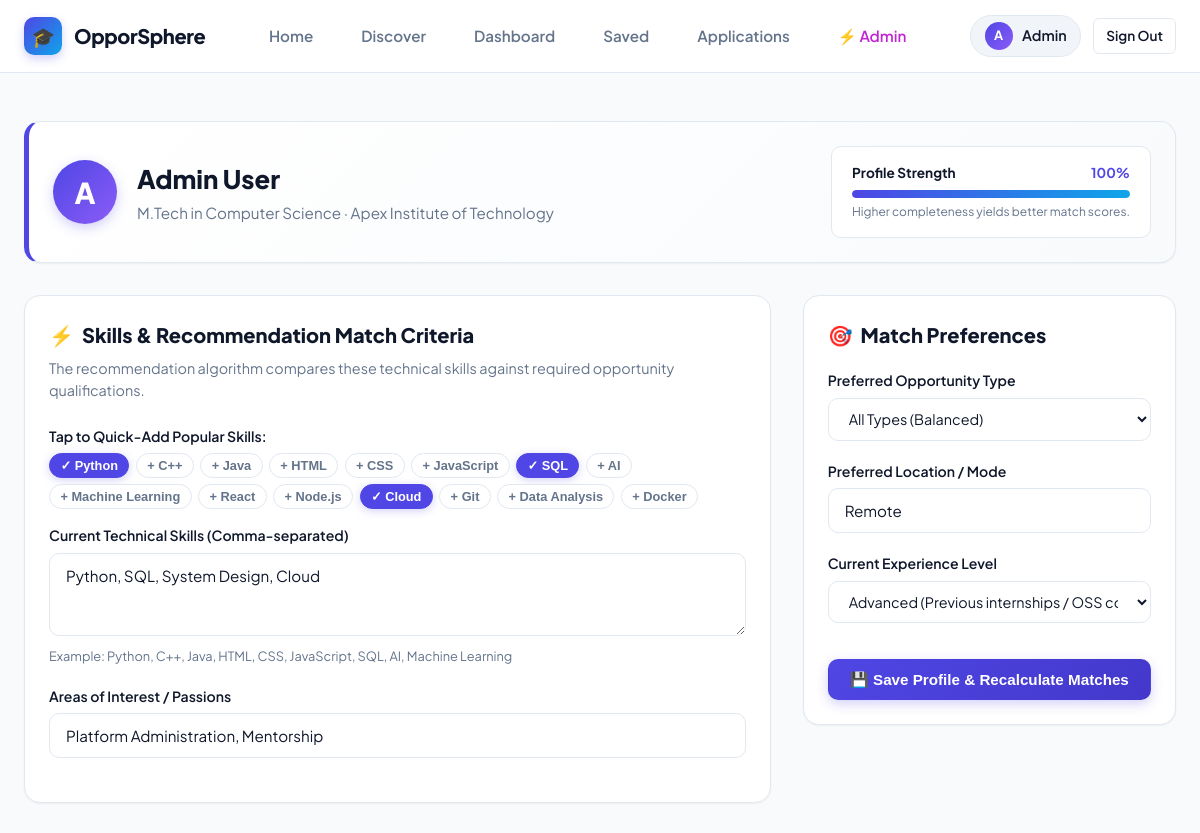
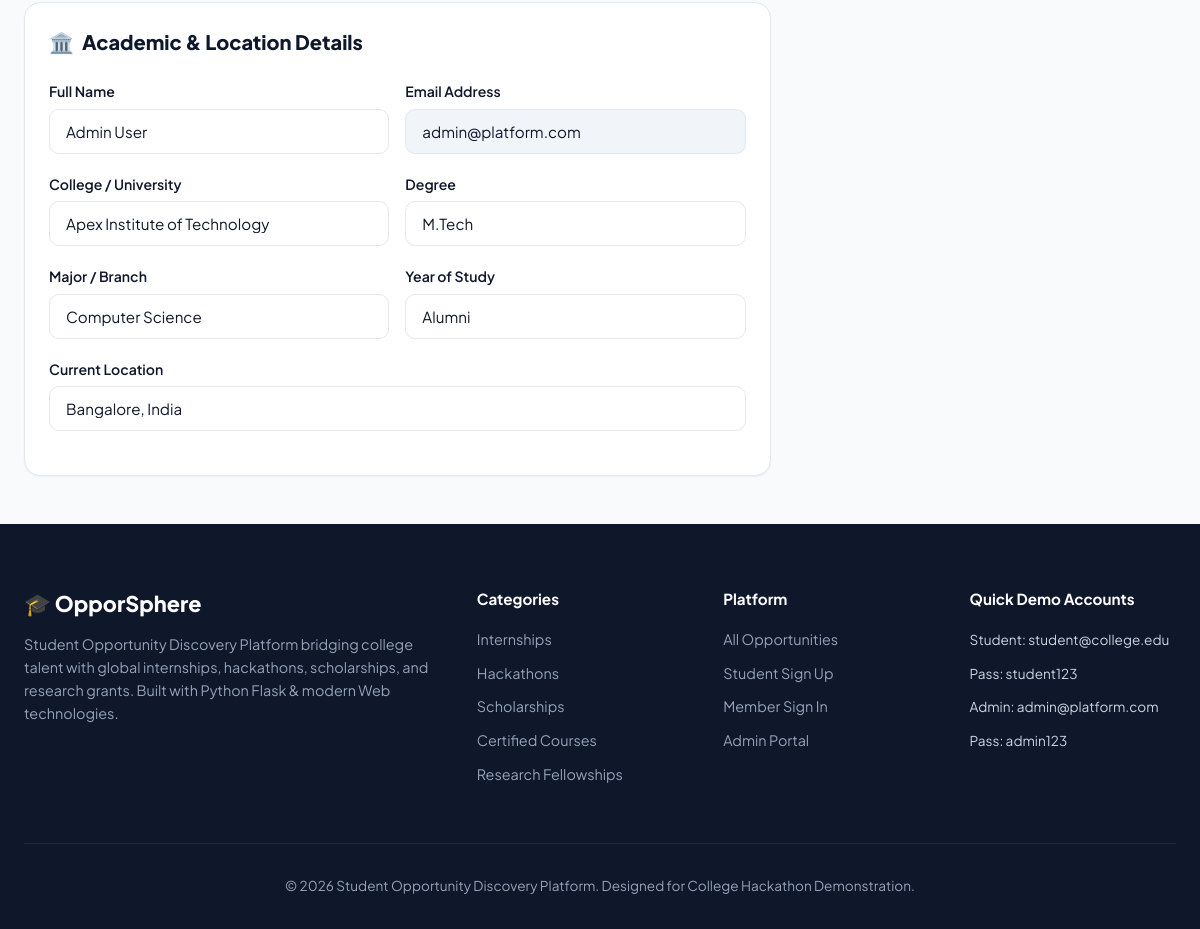
Screenshot of /profile (signed in) with the database file from the repository (2 pictures, top to bottom).
### tables this page shows
CREATE TABLE users (
        id INTEGER PRIMARY KEY AUTOINCREMENT,
        name VARCHAR(150) NOT NULL,
        email VARCHAR(150) UNIQUE NOT NULL,
        password_hash VARCHAR(255) NOT NULL,
        college VARCHAR(200),
        degree VARCHAR(100),
        branch VARCHAR(100),
        year VARCHAR(50),
        location VARCHAR(150),
        skills TEXT,
        interests TEXT,
        preferred_type VARCHAR(100) DEFAULT 'All',
        preferred_location VARCHAR(150),
        experience_level VARCHAR(50) DEFAULT 'Beginner',
        is_admin INTEGER DEFAULT 0,
        created_at TIMESTAMP DEFAULT CURRENT_TIMESTAMP
    );

### app.py (the view, shortened to what this page needs)
@app.route("/profile", methods=["GET", "POST"])
@login_required
def profile():
    current_user = get_current_user()
    db = get_db()
    fields = [
        current_user.get("skills"), current_user.get("interests"),
        current_user.get("college"), current_user.get("degree"),
        current_user.get("branch"), current_user.get("location")
    ]
    completed = sum(1 for f in fields if f and str(f).strip())
    completeness_pct = int(round((completed / len(fields)) * 100))
    db.close()
    return render_template("profile.html", user=current_user, completeness_pct=completeness_pct)

### app.py (called while the page is built)
def get_current_user():
    user_id = session.get("user_id")
    if not user_id:
        return None
    db = get_db()
    user = db.execute("SELECT * FROM users WHERE id = ?", (user_id,)).fetchone()
    db.close()
    return dict(user) if user else None

def login_required(f):
    @wraps(f)
    def decorated_function(*args, **kwargs):
        if not session.get("user_id"):
            flash("Please sign in to access this feature.", "warning")
            return redirect(url_for("login", next=request.path))
        return f(*args, **kwargs)
    return decorated_function

@app.context_processor
def inject_globals():
    user = get_current_user()
    return {
        "current_user": user,
        "now_year": date.today().year,
        "active_endpoint": request.endpoint
    }

@app.template_filter("split_skills")
def filter_split_skills(text):
    return parse_csv_items(text)

### database.py (called while the page is built)
def get_db():
    conn = sqlite3.connect(DB_PATH)
    conn.row_factory = sqlite3.Row
    conn.execute("PRAGMA foreign_keys = ON;")
    return conn

### recommendation.py (called while the page is built)
def parse_csv_items(text: str) -> List[str]:
    if not text:
        return []
    parts = re.split(r'[,;\n/]+', str(text))
    return [p.strip() for p in parts if p.strip()]

### templates/profile.html (shortened to what this page needs)
{% extends "base.html" %}
{% block content %}
<div class="container" style="padding-top: 2rem;">
  <div class="card" style="margin-bottom: 2rem; background: linear-gradient(135deg, #ffffff, #f8fafc); border-left: 5px solid var(--primary);">
    <div style="display: flex; align-items: center; justify-content: space-between; flex-wrap: wrap; gap: 1.5rem;">
      <div style="display: flex; align-items: center; gap: 1.25rem;">
        <div style="width: 64px; height: 64px; border-radius: 50%; background: linear-gradient(135deg, var(--primary), var(--accent-purple)); color: white; display: flex; align-items: center; justify-content: center; font-size: 1.8rem; font-weight: 800; box-shadow: 0 4px 12px var(--primary-glow);">
          {{ user.name[0].upper() }}
        </div>
        <div>
          <h1 style="font-size: 1.6rem; font-weight: 800; color: var(--text-main); margin-bottom: 0.25rem;">
            {{ user.name }}
          </h1>
          <p style="color: var(--text-muted); font-size: 0.95rem;">
            {{ user.degree or 'Degree' }} in {{ user.branch or 'Branch' }} &middot; {{ user.college or 'College' }}
          </p>
        </div>
      </div>
      <div style="min-width: 220px; background: var(--bg-surface); padding: 1rem 1.25rem; border-radius: var(--radius-md); border: 1px solid var(--border-subtle);">
        <div style="display: flex; justify-content: space-between; font-size: 0.85rem; font-weight: 700; margin-bottom: 0.4rem;">
          <span>Profile Strength</span>
          <span style="color: var(--primary);">{{ completeness_pct }}%</span>
        </div>
        <div style="width: 100%; height: 8px; background: var(--bg-subtle); border-radius: var(--radius-full); overflow: hidden;">
          <div style="width: {{ completeness_pct }}%; height: 100%; background: linear-gradient(90deg, var(--primary), var(--secondary)); border-radius: var(--radius-full); transition: width 0.5s ease;"></div>
        </div>
        <span style="font-size: 0.75rem; color: var(--text-muted); display: block; margin-top: 0.35rem;">
          Higher completeness yields better match scores.
        </span>
      </div>
    </div>
  </div>
  <form action="{{ url_for('profile') }}" method="POST">
    <div style="display: grid; grid-template-columns: 2fr 1fr; gap: 2rem;">
      <div>
        <div class="card" style="margin-bottom: 2rem;">
          <h2 style="font-size: 1.25rem; font-weight: 800; margin-bottom: 0.5rem; display: flex; align-items: center; gap: 0.5rem;">
            <span>⚡</span> Skills & Recommendation Match Criteria
          </h2>
          <p style="font-size: 0.9rem; color: var(--text-muted); margin-bottom: 1.5rem;">
            The recommendation algorithm compares these technical skills against required opportunity qualifications.
          </p>
          <div style="margin-bottom: 1rem;">
            <label class="form-label">Tap to Quick-Add Popular Skills:</label>
            <div style="display: flex; flex-wrap: wrap; gap: 0.4rem;">
              {% set popular_skills = ['Python', 'C++', 'Java', 'HTML', 'CSS', 'JavaScript', 'SQL', 'AI', 'Machine Learning', 'React', 'Node.js', 'Cloud', 'Git', 'Data Analysis', 'Docker'] %}
              {% set user_skills_list = user.skills|split_skills %}
              {% for skill in popular_skills %}
                <button
                  type="button"
                  class="filter-pill skill-chip-select {% if skill in user_skills_list %}active{% endif %}"
                  data-skill="{{ skill }}"
                  style="padding: 0.25rem 0.65rem; font-size: 0.8rem;"
                >
                  {{ '✓ ' if skill in user_skills_list else '+ ' }}{{ skill }}
                </button>
              {% endfor %}
            </div>
          </div>
          <div class="form-group">
            <label class="form-label" for="skillsInput">Current Technical Skills (Comma-separated)</label>
            <textarea
              id="skillsInput"
              name="skills"
              class="form-control"
              rows="3"
              placeholder="e.g. Python, SQL, HTML, CSS, JavaScript, Machine Learning"
            >{{ user.skills or '' }}</textarea>
            <div class="form-text">Example: Python, C++, Java, HTML, CSS, JavaScript, SQL, AI, Machine Learning</div>
          </div>
          <div class="form-group">
            <label class="form-label" for="interests">Areas of Interest / Passions</label>
            <input
              type="text"
              id="interests"
              name="interests"
              class="form-control"
              placeholder="e.g. AI Research, Web Development, Competitive Programming, Space Tech"
              value="{{ user.interests or '' }}"
            >
          </div>
        </div>
        <div class="card">
          <h2 style="font-size: 1.25rem; font-weight: 800; margin-bottom: 1.5rem; display: flex; align-items: center; gap: 0.5rem;">
            <span>🏛️</span> Academic & Location Details
          </h2>
          <div class="form-row">
            <div class="form-group">
              <label class="form-label" for="name">Full Name</label>
              <input type="text" id="name" name="name" class="form-control" value="{{ user.name }}" required>
            </div>
            <div class="form-group">
              <label class="form-label" for="email">Email Address</label>
              <input type="email" id="email" class="form-control" value="{{ user.email }}" disabled style="background-color: var(--bg-subtle);">
            </div>
          </div>
          <div class="form-row">
            <div class="form-group">
              <label class="form-label" for="college">College / University</label>
              <input type="text" id="college" name="college" class="form-control" value="{{ user.college or '' }}">
            </div>
            <div class="form-group">
              <label class="form-label" for="degree">Degree</label>
              <input type="text" id="degree" name="degree" class="form-control" value="{{ user.degree or '' }}">
            </div>
          </div>
          <div class="form-row">
            <div class="form-group">
              <label class="form-label" for="branch">Major / Branch</label>
              <input type="text" id="branch" name="branch" class="form-control" value="{{ user.branch or '' }}">
            </div>
            <div class="form-group">
              <label class="form-label" for="year">Year of Study</label>
              <input type="text" id="year" name="year" class="form-control" value="{{ user.year or '' }}">
            </div>
          </div>
          <div class="form-group">
            <label class="form-label" for="location">Current Location</label>
            <input type="text" id="location" name="location" class="form-control" value="{{ user.location or '' }}">
          </div>
        </div>
      </div>
      <div>
        <div class="card" style="position: sticky; top: 96px;">
          <h2 style="font-size: 1.25rem; font-weight: 800; margin-bottom: 1.25rem; display: flex; align-items: center; gap: 0.5rem;">
            <span>🎯</span> Match Preferences
          </h2>
          <div class="form-group">
            <label class="form-label" for="preferred_type">Preferred Opportunity Type</label>
            <select class="form-select" id="preferred_type" name="preferred_type">
              <option value="All" {% if user.preferred_type == 'All' %}selected{% endif %}>All Types (Balanced)</option>
            </select>
          </div>
          <div class="form-group">
            <label class="form-label" for="preferred_location">Preferred Location / Mode</label>
            <input
              type="text"
              id="preferred_location"
              name="preferred_location"
              class="form-control"
              placeholder="e.g. Remote, Bangalore, Hybrid"
              value="{{ user.preferred_location or '' }}"
            >
          </div>
          <div class="form-group">
            <label class="form-label" for="experience_level">Current Experience Level</label>
            <select class="form-select" id="experience_level" name="experience_level">
              <option value="Advanced" {% if user.experience_level == 'Advanced' %}selected{% endif %}>Advanced (Previous internships / OSS contributor)</option>
            </select>
          </div>
          <button type="submit" class="btn btn-primary" style="width: 100%; margin-top: 1rem;">
            💾 Save Profile & Recalculate Matches
          </button>
        </div>
      </div>
    </div>
  </form>
</div>
{% endblock %}

### templates/base.html (shortened to what this page needs)
<!DOCTYPE html>
<html lang="en">
<head>
  <link rel="stylesheet" href="{{ url_for('static', filename='css/style.css') }}">
</head>
<body>
  <header class="navbar">
    <div class="container nav-container">
      <a href="{{ url_for('index') }}" class="nav-brand">
        <div class="brand-icon">🎓</div>
        <span>OpporSphere</span>
      </a>
      <ul class="nav-links">
        <li class="nav-item {% if active_endpoint == 'index' %}active{% endif %}">
          <a href="{{ url_for('index') }}">Home</a>
        </li>
        <li class="nav-item {% if active_endpoint in ['opportunities', 'opportunity_details'] %}active{% endif %}">
          <a href="{{ url_for('opportunities') }}">Discover</a>
        </li>
        {% if current_user %}
          <li class="nav-item {% if active_endpoint == 'dashboard' %}active{% endif %}">
            <a href="{{ url_for('dashboard') }}">Dashboard</a>
          </li>
          <li class="nav-item {% if active_endpoint == 'saved' %}active{% endif %}">
            <a href="{{ url_for('saved') }}">Saved</a>
          </li>
          <li class="nav-item {% if active_endpoint == 'applications' %}active{% endif %}">
            <a href="{{ url_for('applications') }}">Applications</a>
          </li>
          {% if current_user.is_admin %}
            <li class="nav-item {% if active_endpoint == 'admin_dashboard' %}active{% endif %}">
              <a href="{{ url_for('admin_dashboard') }}" style="color: #c026d3;">⚡ Admin</a>
            </li>
          {% endif %}
        {% endif %}
      </ul>
      <div class="nav-actions">
        {% if current_user %}
          <div class="nav-user-dropdown">
            <a href="{{ url_for('profile') }}" class="user-badge-btn" title="View Profile">
              <div class="avatar-circle">{{ current_user.name[0].upper() }}</div>
              <span>{{ current_user.name.split()[0] }}</span>
            </a>
          </div>
          <a href="{{ url_for('logout') }}" class="btn btn-secondary btn-sm" title="Sign Out">Sign Out</a>
        {% else %}
          <a href="{{ url_for('login') }}" class="btn btn-secondary btn-sm">Sign In</a>
          <a href="{{ url_for('register') }}" class="btn btn-primary btn-sm">Get Started</a>
        {% endif %}
      </div>
    </div>
  </header>
  <main class="main-content">
    {% block content %}{% endblock %}
  </main>
  <footer class="footer">
    <div class="container">
      <div class="footer-grid">
        <div class="footer-brand">
          <h4>🎓 OpporSphere</h4>
          <p>
            Student Opportunity Discovery Platform bridging college talent with global internships, hackathons, scholarships, and research grants. Built with Python Flask & modern Web technologies.
          </p>
        </div>
        <div class="footer-col">
          <h5>Categories</h5>
          <ul>
            <li><a href="{{ url_for('opportunities', type='Internship') }}">Internships</a></li>
            <li><a href="{{ url_for('opportunities', type='Hackathon') }}">Hackathons</a></li>
            <li><a href="{{ url_for('opportunities', type='Scholarship') }}">Scholarships</a></li>
            <li><a href="{{ url_for('opportunities', type='Course') }}">Certified Courses</a></li>
            <li><a href="{{ url_for('opportunities', type='Research') }}">Research Fellowships</a></li>
          </ul>
        </div>
        <div class="footer-col">
          <h5>Platform</h5>
          <ul>
            <li><a href="{{ url_for('opportunities') }}">All Opportunities</a></li>
            <li><a href="{{ url_for('register') }}">Student Sign Up</a></li>
            <li><a href="{{ url_for('login') }}">Member Sign In</a></li>
            <li><a href="{{ url_for('admin_login') }}">Admin Portal</a></li>
          </ul>
        </div>
        <div class="footer-col">
          <h5>Quick Demo Accounts</h5>
          <ul>
            <li><span style="color: #cbd5e1; font-size: 0.85rem;">Student: student@college.edu</span></li>
            <li><span style="color: #cbd5e1; font-size: 0.85rem;">Pass: student123</span></li>
            <li style="margin-top: 0.5rem;"><span style="color: #cbd5e1; font-size: 0.85rem;">Admin: admin@platform.com</span></li>
            <li><span style="color: #cbd5e1; font-size: 0.85rem;">Pass: admin123</span></li>
          </ul>
        </div>
      </div>
      <div class="footer-bottom">
        <p>&copy; {{ now_year }} Student Opportunity Discovery Platform. Designed for College Hackathon Demonstration.</p>
      </div>
    </div>
  </footer>
</body>
</html>

### rows the page displays
users: name "A", name "Admin", name "Admin User", degree "M.Tech", branch "Computer Science", college "Apex Institute of Technology", skills "Python, SQL, System Design, Cloud", interests "Platform Administration, Mentorship", email "admin@platform.com", year "Alumni", location "Bangalore, India", preferred_type "All Types (Balanced)", preferred_location "Remote", experience_level "Advanced (Previous internships / OSS contributor)"

### other values shown
{{ completeness_pct }} "100"
{{ '✓ ' if skill in user_skills_list else '+ ' }} "✓" "+" "+" "+" "+" "+" "✓" "+" "+" "+" "+" "✓" "+" "+" "+"
{{ skill }} "Python" "C++" "Java" "HTML" "CSS" "JavaScript" "SQL" "AI" "Machine Learning" "React" "Node.js" "Cloud" "Git" "Data Analysis" "Docker"
